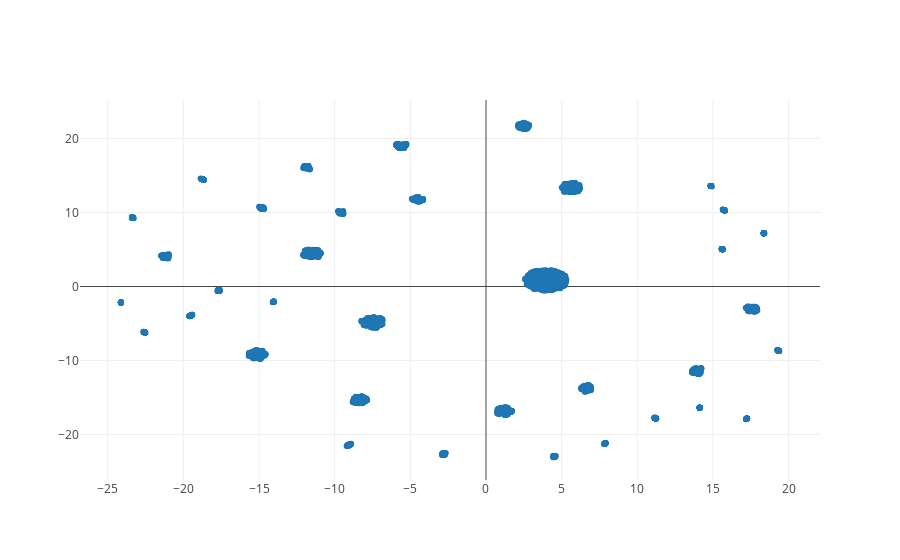

Notebook cell for this chart:
### Code cell
trace = go.Scatter(
    x = umap_vectors[:,0],
    y = umap_vectors[:,1],
    mode = 'markers'
)

data = [trace]

fig = go.Figure(data=data)

iplot(fig)

### Figure 1 — Plotly figure (JSON) as saved in the notebook; plotly's stock layout.template omitted (floating-point values rounded to 4 significant figures; data arrays with more than 128 entries replaced by an {"elided": "..."} marker saying what was removed)
{"data": [{"mode": "markers", "type": "scatter", "x": {"elided": "18637 float values"}, "y": {"elided": "18637 float values"}}], "layout": {}}
